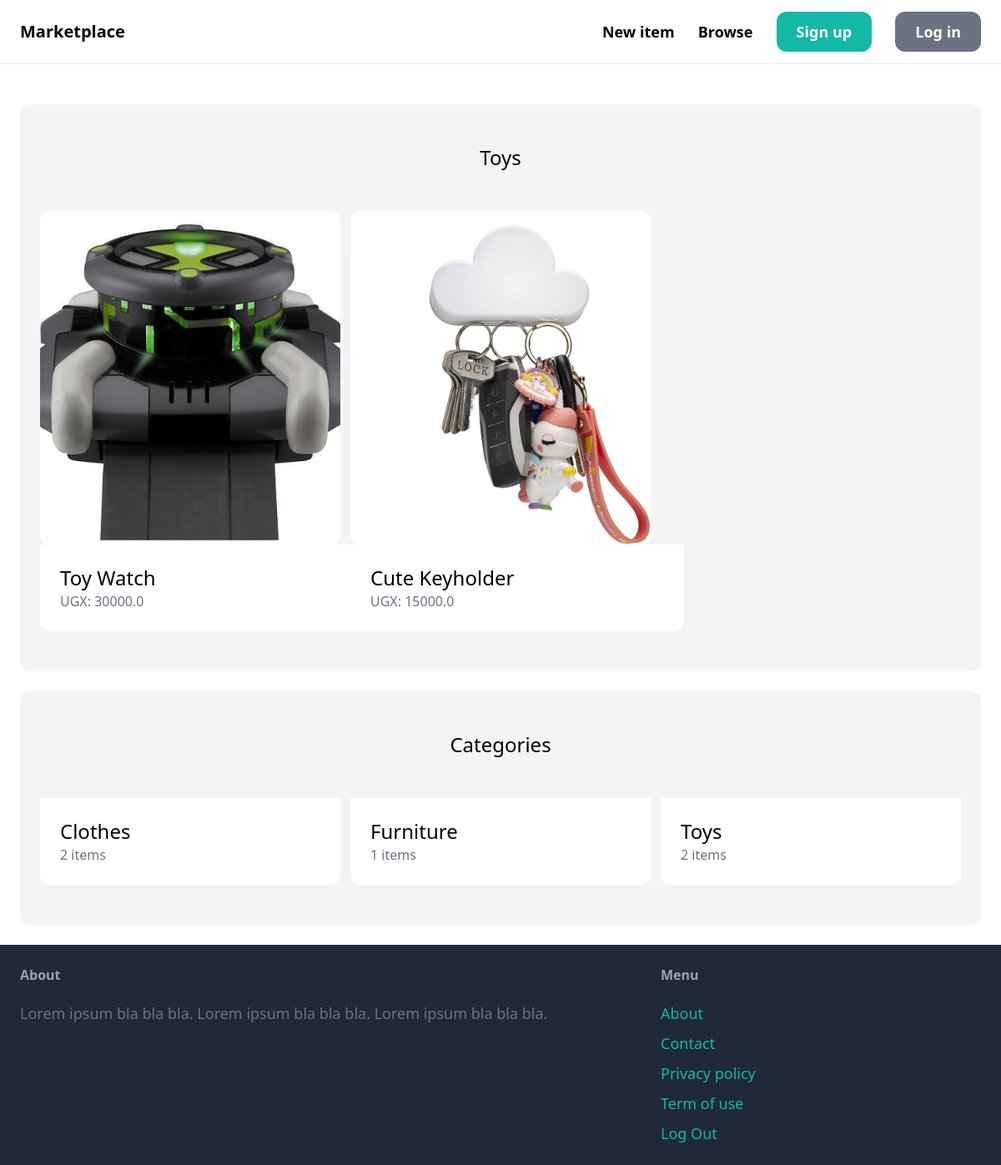
Page /categories/1 on the earlier database version.
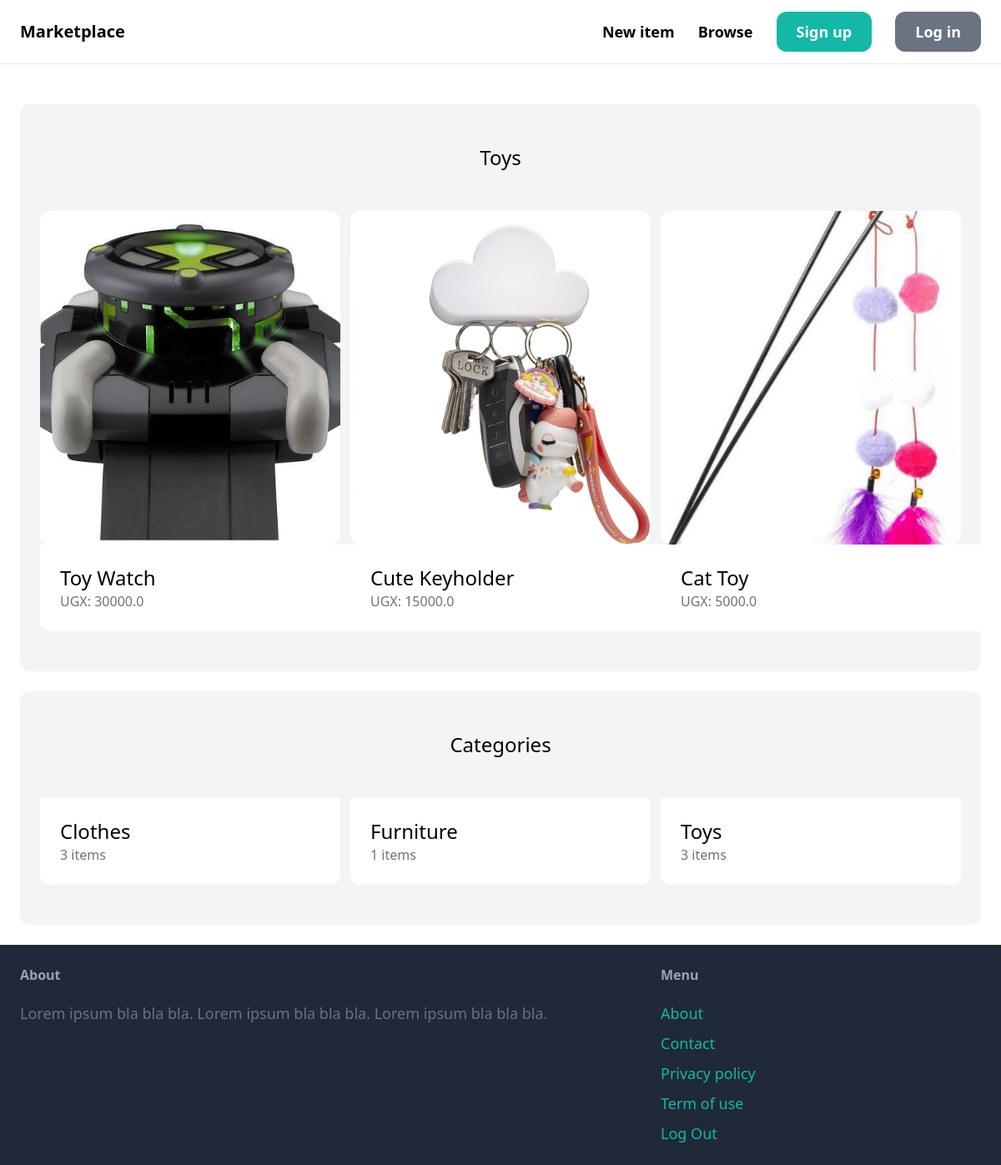
Same page on the later database version.
### item/models.py (models this page shows, shortened)
class Item(models.Model):
    category = models.ForeignKey(Category, related_name='items', on_delete=models.CASCADE)
    name = models.CharField(max_length=255)
    description = models.TextField(blank=True, null=True)
    price = models.FloatField()
    image = models.ImageField(upload_to='item_images', blank=True,null=True)
    is_sold = models.BooleanField(default=False)
    created_by = models.ForeignKey(User, related_name='items', on_delete=models.CASCADE)
    created_at = models.DateTimeField(auto_now_add=True)

class Category(models.Model):
    name = models.CharField(max_length=255)
    class Meta:
        ordering = ('name',)
        verbose_name_plural = 'Categories'

### base/views.py (the view)
# urls.py: path('categories/<int:pk>', views.categorical, name='categorical'),
def categorical(request, pk):
    categories = Category.objects.all()
    chosen_category = Category.objects.get(pk=pk)
    items = Item.objects.filter(category=chosen_category)
    return render(request, 'base/categories.html', {
        'categories': categories,
        'items': items,
        'chosen_category':chosen_category,
    })

### base/templates/base/categories.html (shortened to what this page needs)
{% extends 'base/base.html' %}
{% block content %}
<div class="mt-6 px-6 py-12 bg-gray-100 rounded-xl">
    <h2 class="mb-12 text-2xl text-center">{{ chosen_category.name }}</h2>
    <div class="grid grid-cols-3 gap-3">
        {% for item in items %}
        <div>
            <a href="{% url 'item:detail' item.id %}">
                <div>
                    <img src="{{item.image.url}}" class="rounded-xl" style="width: 400px; height: 400px; object-fit: cover;">
                </div>
                <div class="p-6 bg-white rounded-b-xl" style="width: 400px; height: auto; object-fit: cover;">
                    <h2 class="text-2xl">{{ item.name }}</h2>
                    <p class="text-gray-500">UGX: {{ item.price }}</p>
                </div>
            </a>
        </div>
        {% endfor %}
    </div>
</div>
<div class="mt-6 px-6 py-12 bg-gray-100 rounded-xl">
    <h2 class="mb-12 text-2xl text-center">Categories</h2>
    <div class="grid grid-cols-3 gap-3">
        {% for category in categories %}
        <div>
            <a href="{% url 'base:categorical' category.id %}">
                <div class="p-6 bg-white rounded-b-xl">
                    <h2 class="text-2xl">{{ category.name }}</h2>
                    <p class="text-gray-500">{{ category.items.count }} items</p>
                </div>
            </a>
        </div>
        {% endfor %}
    </div>
</div>
{% endblock %}

Differences in the rows shown:
computed for Category "Toys": items.count "2" → "3"
added Item: image (picture), name "Cat Toy", price "5000.0"
computed for Category "Clothes": items.count "2" → "3"
